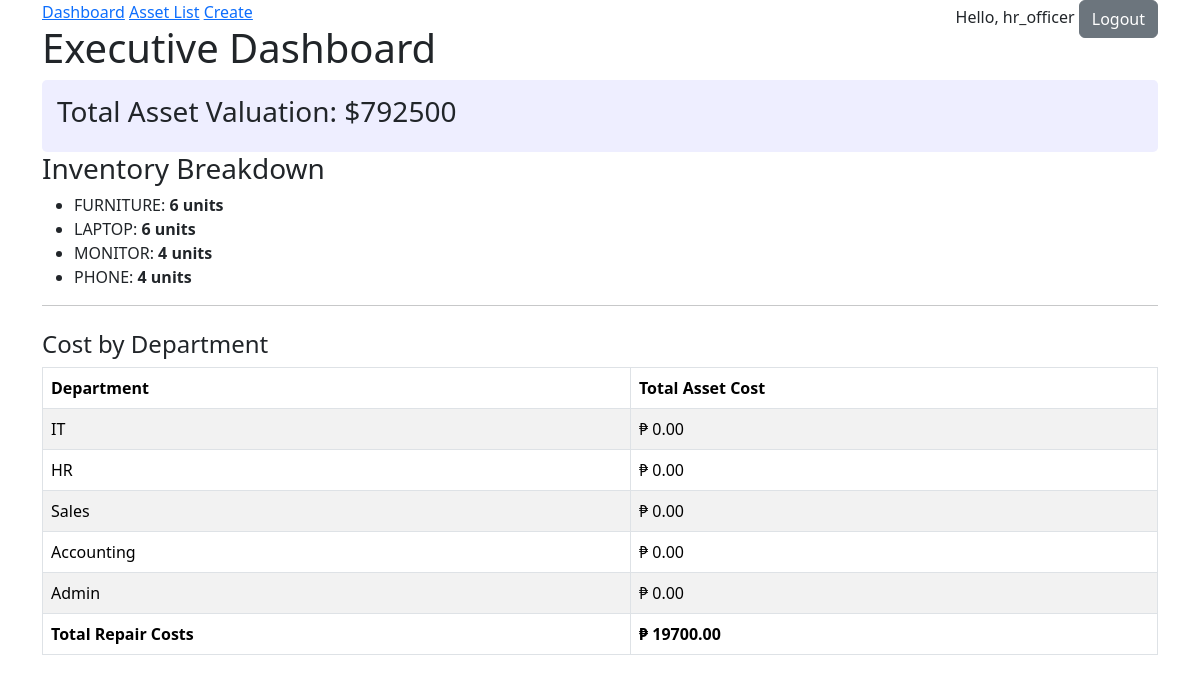
The app's page / (signed in) with its own data.
### assets/models.py (models this page shows, shortened)
class User(AbstractUser):
    department = models.ForeignKey(
        Department,
        on_delete=models.SET_NULL,
        null=True,
        blank=True,
        related_name='users'
    )

class Department(models.Model):
    name = models.CharField(max_length=100, unique=True)

### assets/views.py (the view)
# urls.py: path('', DashboardView.as_view(), name='dashboard'),
class DashboardView(LoginRequiredMixin, TemplateView):
    template_name = "assets/dashboard.html"
    def get_context_data(self, **kwargs):
        context = super().get_context_data(**kwargs)
        context['total_asset_value'] = (
            Asset.objects.aggregate(total=Sum('cost'))['total'] or 0
        )
        context['assets_by_type'] = (
            Asset.objects
            .values('asset_type')
            .annotate(count=Count('id'))
        )
        context['total_repair_cost'] = (
            MaintenanceLog.objects.aggregate(total=Sum('cost'))['total'] or 0
        )
        context['department_costs'] = Department.objects.annotate(
            total_cost=Coalesce(
                Sum('users__assets__cost'),
                Value(0),
                output_field=DecimalField()
            )
        )
        return context

### assets/templates/assets/dashboard.html
{% extends "assets/base.html" %}
{% block content %}
    <h1>Executive Dashboard</h1>
    <div style="background: #eef; padding: 15px; border-radius: 5px;">
        <h3>Total Asset Valuation: ${{ total_asset_value }}</h3>
    </div>
    <h3>Inventory Breakdown</h3>
    <ul>
        {% for item in assets_by_type %}
            <li>{{ item.asset_type }}: <strong>{{ item.count }} units</strong></li>
        {% empty %}
            <li>No assets found.</li>
        {% endfor %}
    </ul>
    <hr>
    <h4 class="mt-4">Cost by Department</h4>
    <table class="table table-bordered table-striped">
        <thead>
            <tr>
                <th>Department</th>
                <th>Total Asset Cost</th>
            </tr>
        </thead>
        <tbody>
            {% for dept in department_costs %}
            <tr>
                <td>{{ dept.name }}</td>
                <td>₱ {{ dept.total_cost|floatformat:2 }}</td>
            </tr>
            {% empty %}
            <tr>
                <td colspan="2">No department data available</td>
            </tr>
            {% endfor %}
        </tbody>
        <tfoot>
            <tr>
                <td><strong>Total Repair Costs</strong></td>
                <td><strong>₱ {{ total_repair_cost|floatformat:2 }}</strong></td>
            </tr>
        </tfoot>
    </table>
{% endblock %}

### assets/templates/assets/base.html (shortened to what this page needs)
<!DOCTYPE html>
<html>
<head>
    <link href="https://cdn.jsdelivr.net/npm/bootstrap@5.3.8/dist/css/bootstrap.min.css" rel="stylesheet">
</head>
<body class="container">
    <nav>
        <a href="{% url 'dashboard' %}">Dashboard</a>
        <a href="{% url 'asset-list' %}">Asset List</a>
        <a href="{% url 'asset-create' %}">Create</a>
        <div style="float:right">
            {% if user.is_authenticated %}
                <span>Hello, {{ user.username }}</span>
                <form action="{% url "logout" %}" method="post" style="display:inline">
                    <button type="submit" class="btn btn-secondary">Logout</button>
                </form>
            {% else %}
                <a href="{% url 'login' %}">Login</a>
                <a href="{% url 'register' %}">Register</a>
            {% endif %}
        </div>
    </nav>
    {% block content %}{% endblock %}
</body>
</html>

### records on screen
User: username "hr_officer"
Department: name "IT", total_cost "0.00"
Department: name "HR", total_cost "0.00"
Department: name "Sales", total_cost "0.00"
Department: name "Accounting", total_cost "0.00"
Department: name "Admin", total_cost "0.00"

### other values on screen
{{ total_asset_value }} "792500"
{{ item.asset_type }} "FURNITURE" "LAPTOP" "MONITOR" "PHONE"
{{ item.count }} "6" "6" "4" "4"
{{ total_repair_cost|floatformat:2 }} "19700.00"
